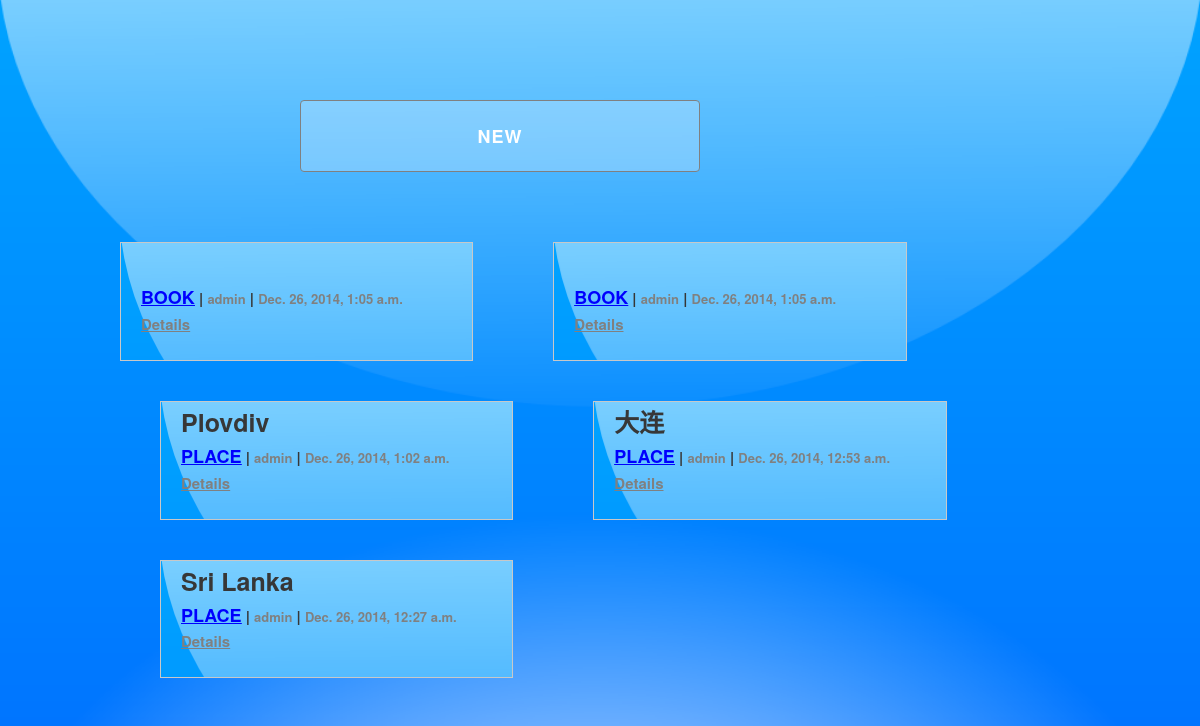
Before: /recommendation/ with the older database file.
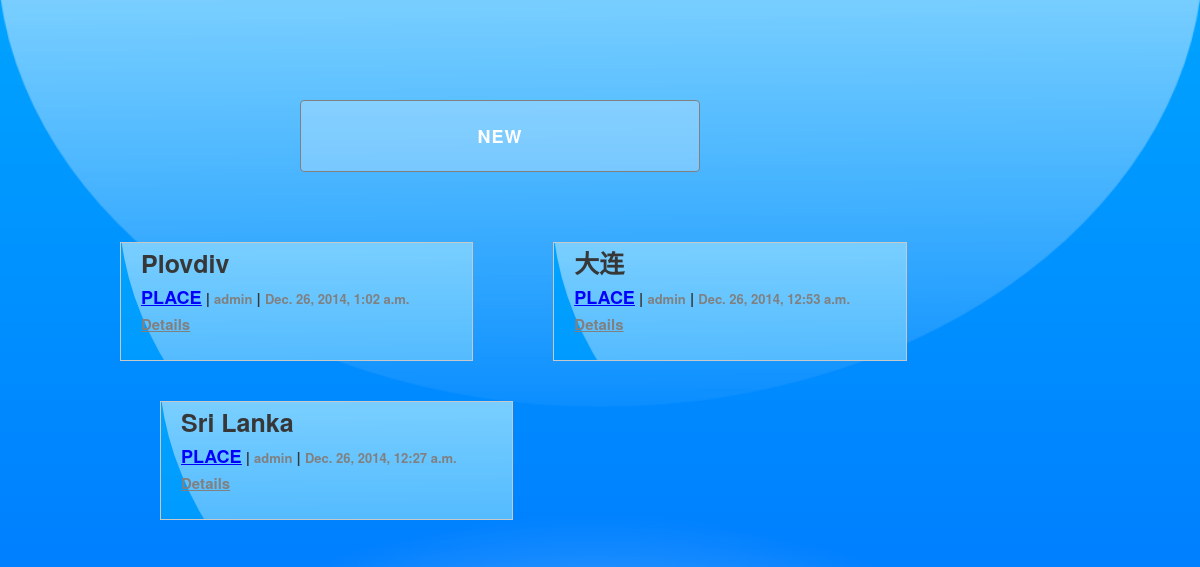
After: the same page with the newer database file.
### recommendation/models.py (models this page shows, shortened)
class Thread(models.Model):
	title = models.CharField(max_length=128)
	poster = models.ForeignKey(User)
	image_link=models.TextField(default=None, blank=True, null=True)
	detail_link=models.TextField(default=None, blank=True, null=True)
	video_link=models.TextField(default=None,blank=True,null=True)
	category = models.ForeignKey(Category)
	comment = models.TextField()
	date = models.DateTimeField(default = timezone.now)

class Category(models.Model):
	name = models.CharField(max_length=16, unique=True)
	def __str__(self):
		return self.name

### recommendation/views.py (the view)
def index(request):
	return render(request, 'index.html',{'threads': Thread.objects.order_by('-date'),'categories':Category.objects.all()})

### recommendation/templates/index.html (shortened to what this page needs)
{% extends "base.html" %}
{% block bodyblock %}
<a href="/recommendation/post/"> <button class="button-primary">New</button> </a>
<div class="row">
<div class="fourteen columns">
<ul>
{% for thread in threads %}
<div class="five columns">
<li class='item'><span class="title">{{ thread.title }}</span><br>
<span class="category"><a class="cat" href="/recommendation/{{thread.category}}/">{{thread.category | upper}}</a></span>  | <span class="author">{{thread.poster.username}}</span> | <span class="time">{{thread.date}}</span><br>
<a href="javascript:void(0)" class="details">Details</a>
<p class="comment">{{thread.comment}}</p><br>
{% if thread.image_link %} <img src="{{thread.image_link}}" class="image"> {% endif %}<br>
</div>
{% endfor %}
</ul>
</div>
</div>
{% endblock %}

Changed rows visible on the page:
removed Thread: category "BOOK", poster.username "admin", date "Dec. 26, 2014, 1:05 a.m."
removed Thread: category "BOOK", poster.username "admin", date "Dec. 26, 2014, 1:05 a.m."
